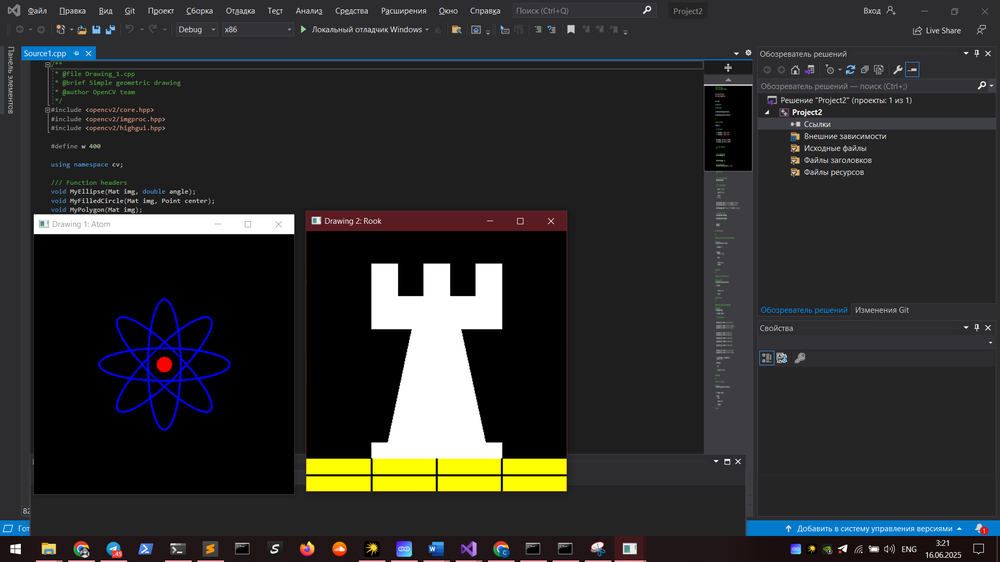
//> input picture Сем 6/Методы обработки изображений/images/Снимок экрана (2400).png, 1000 x 562 px, shrunk from 1920 x 1080 before the run, given in place of the camera
$ ./3   (built with g++ and OpenCV 4)
//> lines starting //> are read from the running program, lines starting //| are printed output that depends on the picture
#include "opencv2/videoio.hpp"
#include "opencv2/highgui.hpp"
#include "opencv2/imgproc.hpp"

#include <ctype.h>
#include <stdio.h>
#include <iostream>

using namespace cv;
using namespace std;

static void help(char** argv)
{
    cout <<
            "\nThis program demonstrates Laplace point/edge detection using OpenCV function Laplacian()\n"
            "It captures from the camera of your choice: 0, 1, ... default 0\n"
            "Call:\n"
         <<  argv[0] << " -c=<camera #, default 0> -p=<index of the frame to be decoded/captured next>\n" << endl;
}

enum {GAUSSIAN, BLUR, MEDIAN};

int sigma = 3;
int smoothType = GAUSSIAN;

int main( int argc, char** argv )
{
    cv::CommandLineParser parser(argc, argv, "{ c | 0 | }{ p | | }");
    help(argv);

    VideoCapture cap;
    string camera = parser.get<string>("c");
    if (camera.size() == 1 && isdigit(camera[0]))
        cap.open(parser.get<int>("c"));
    else
        cap.open(samples::findFileOrKeep(camera));
    if (!cap.isOpened())
    {
        cerr << "Can't open camera/video stream: " << camera << endl;
        return 1;
    }
    cout << "Video " << parser.get<string>("c") <<
        ": width=" << cap.get(CAP_PROP_FRAME_WIDTH) <<
        ", height=" << cap.get(CAP_PROP_FRAME_HEIGHT) <<
        ", nframes=" << cap.get(CAP_PROP_FRAME_COUNT) << endl;
    int pos = 0;
    if (parser.has("p"))
    {
        pos = parser.get<int>("p");
    }
    if (!parser.check())
    {
        parser.printErrors();
        return -1;
    }

    if (pos != 0)
    {
        cout << "seeking to frame #" << pos << endl;
        if (!cap.set(CAP_PROP_POS_FRAMES, pos))
        {
            cerr << "ERROR: seekeing is not supported" << endl;
        }
    }

    namedWindow("Laplacian", WINDOW_AUTOSIZE);
    createTrackbar("Sigma", "Laplacian", &sigma, 15, 0);

    Mat smoothed, laplace, result;

    for(;;)
    {
        Mat frame;
        cap >> frame;
//> frame is the input picture: 562 rows x 1000 cols, CV_8UC3; mean B, G, R 44.1, 44.9, 44.8
        if( frame.empty() )
            break;

        int ksize = (sigma*5)|1;
        if(smoothType == GAUSSIAN)
            GaussianBlur(frame, smoothed, Size(ksize, ksize), sigma, sigma);
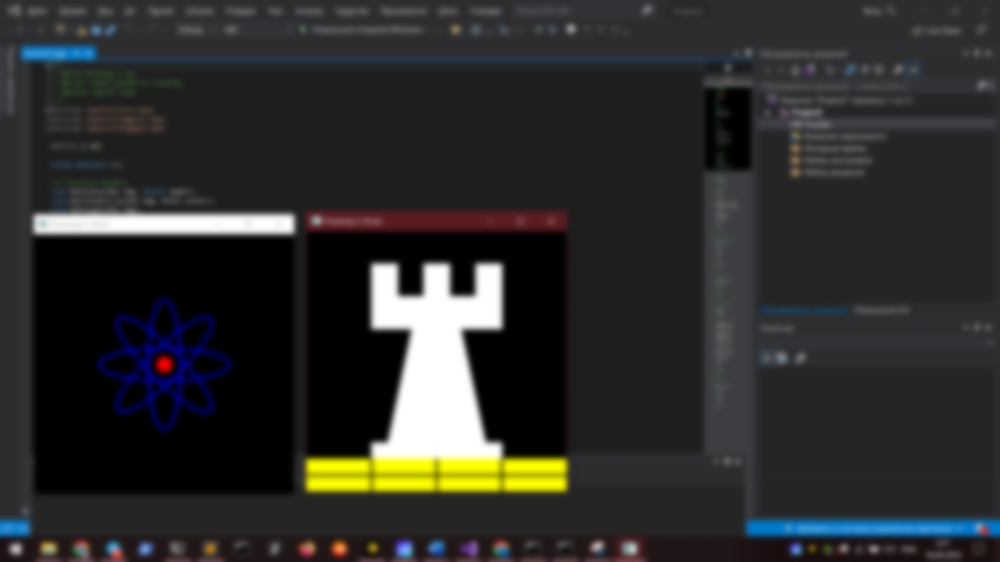
//> smoothed: 562 rows x 1000 cols, CV_8UC3; mean B, G, R 44.1, 44.8, 44.8
        else if(smoothType == BLUR)
            blur(frame, smoothed, Size(ksize, ksize));
        else
            medianBlur(frame, smoothed, ksize);

        Laplacian(smoothed, laplace, CV_16S, 5);
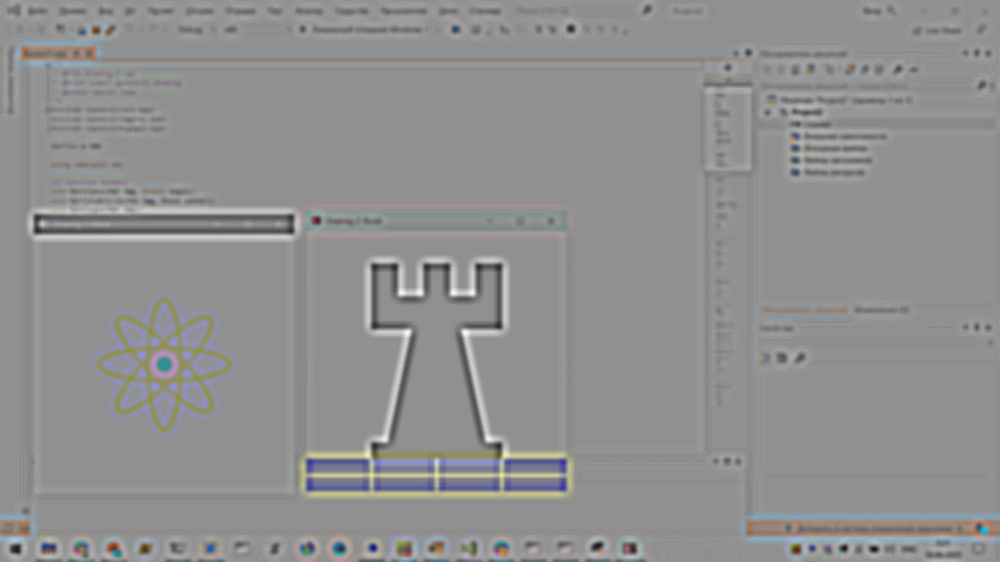
//> laplace: 562 rows x 1000 cols, CV_16SC3; mean B, G, R 0, 0, -0.1; drawn with min black and max white
        convertScaleAbs(laplace, result, (sigma+1)*0.25);
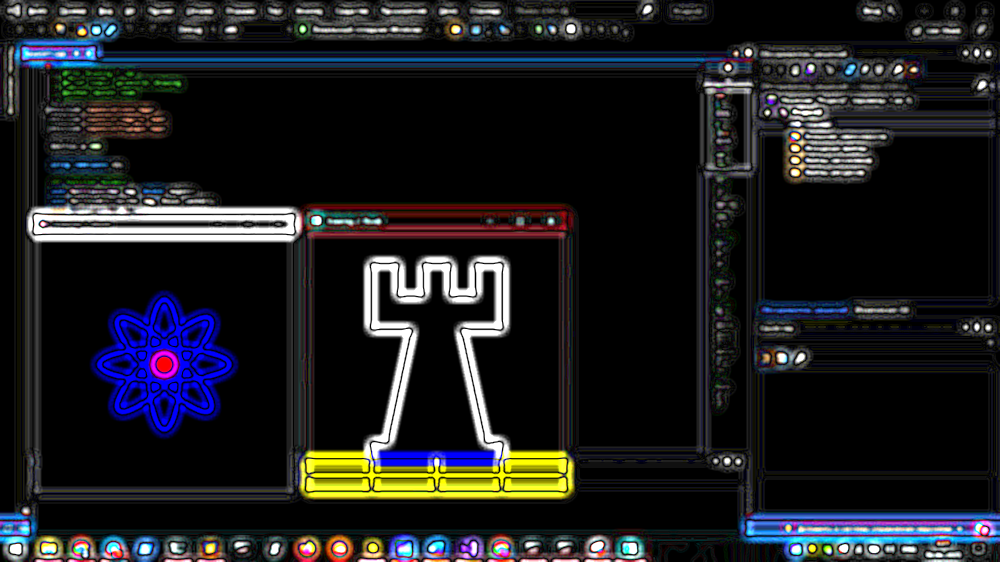
//> result: 562 rows x 1000 cols, CV_8UC3; mean B, G, R 33.3, 30.1, 29.6
        imshow("Laplacian", result);

        char c = (char)waitKey(30);
//> the 'q' key is pressed
        if( c == ' ' )
            smoothType = smoothType == GAUSSIAN ? BLUR : smoothType == BLUR ? MEDIAN : GAUSSIAN;
        if( c == 'q' || c == 'Q' || c == 27 )
            break;
    }

    return 0;
}

$ run again, on Сем 6/Методы обработки изображений/images/Снимок экрана (2401).png
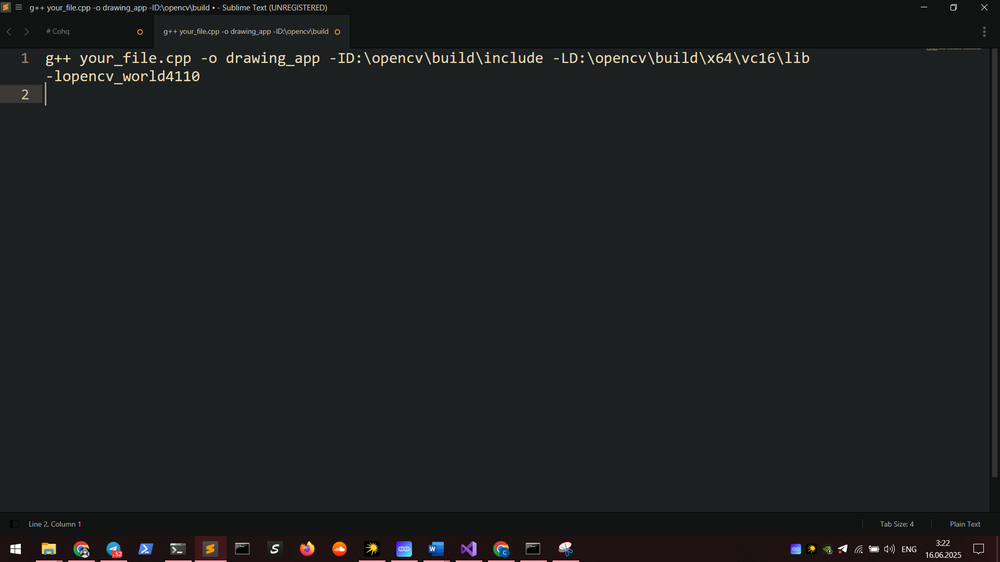
//> input picture Сем 6/Методы обработки изображений/images/Снимок экрана (2401).png, 1000 x 562 px, shrunk from 1920 x 1080 before the run, given in place of the camera
//> frame is the input picture: 562 rows x 1000 cols, CV_8UC3; mean B, G, R 32.5, 31.8, 29.8
//> `Laplacian(smoothed, laplace, CV_16S, 5);`:
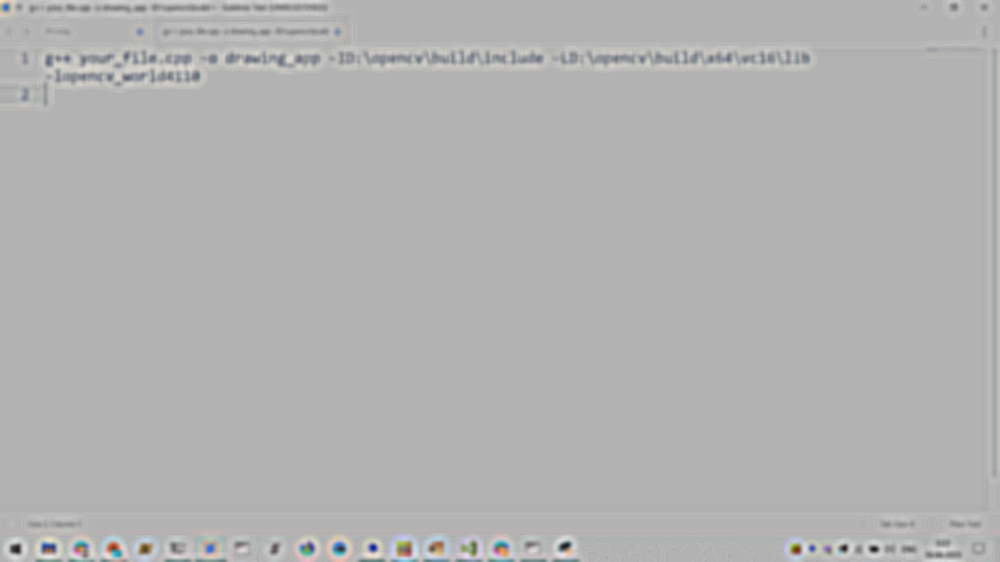
//> laplace: 562 rows x 1000 cols, CV_16SC3; mean B, G, R 0, 0, 0; drawn with min black and max white
//> `convertScaleAbs(laplace, result, (sigma+1)*0.25);`:
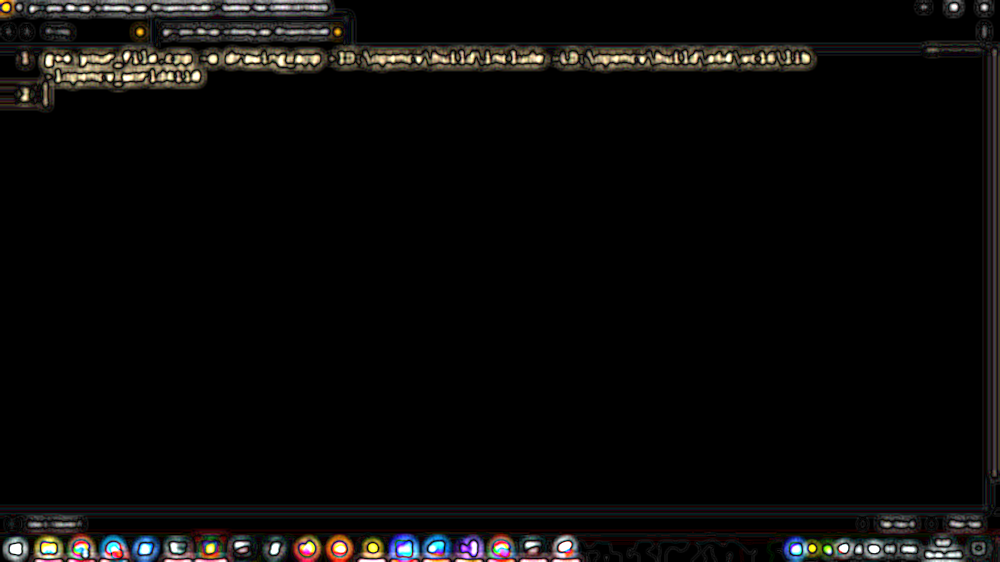
//> result: 562 rows x 1000 cols, CV_8UC3; mean B, G, R 9, 9.7, 10.5
